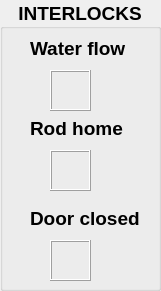
  <widget class="QGroupBox" name="groupInterlocks">
   <property name="geometry">
    <rect>
     <x>1090</x>
     <y>280</y>
     <width>161</width>
     <height>291</height>
    </rect>
   </property>
   <property name="font">
    <font>
     <pointsize>14</pointsize>
     <weight>75</weight>
     <bold>true</bold>
    </font>
   </property>
   <property name="toolTip">
    <string notr="true"/>
   </property>
   <property name="styleSheet">
    <string notr="true">QGroupBox#groupInterlocks QFrame[indicator=&quot;true&quot;][indState=&quot;off&quot;] {
    background: #700; border: 2px solid #800; border-radius: 20px;
}
QGroupBox#groupInterlocks QFrame[indicator=&quot;true&quot;][indState=&quot;on&quot;] {
    background: #0a0; border: 2px solid #2c2; border-radius: 20px;
}
QGroupBox#groupInterlocks QFrame[indicator=&quot;true&quot;][indState=&quot;na&quot;] {
    background: #555; border: 2px solid #333; border-radius:20px;
}</string>
   </property>
   <property name="title">
    <string>INTERLOCKS</string>
   </property>
   <property name="alignment">
    <set>Qt::AlignCenter</set>
   </property>
   <widget class="QLabel" name="label_2">
    <property name="geometry">
     <rect>
      <x>30</x>
      <y>40</y>
      <width>111</width>
      <height>16</height>
     </rect>
    </property>
    <property name="font">
     <font>
      <pointsize>14</pointsize>
     </font>
    </property>
    <property name="midLineWidth">
     <number>4</number>
    </property>
    <property name="text">
     <string>Water flow</string>
    </property>
   </widget>
   <widget class="QFrame" name="indWater">
    <property name="geometry">
     <rect>
      <x>50</x>
      <y>70</y>
      <width>41</width>
      <height>41</height>
     </rect>
    </property>
    <property name="sizePolicy">
     <sizepolicy hsizetype="Preferred" vsizetype="Ignored">
      <horstretch>0</horstretch>
      <verstretch>0</verstretch>
     </sizepolicy>
    </property>
    <property name="palette">
     <palette>
      <active>
       <colorrole role="WindowText">
        <brush brushstyle="SolidPattern">
         <color alpha="255">
          <red>224</red>
          <green>224</green>
          <blue>224</blue>
         </color>
        </brush>
       </colorrole>
       <colorrole role="Button">
        <brush brushstyle="SolidPattern">
         <color alpha="255">
          <red>0</red>
          <green>170</green>
          <blue>0</blue>
         </color>
        </brush>
       </colorrole>
       <colorrole role="Text">
        <brush brushstyle="SolidPattern">
         <color alpha="255">
          <red>224</red>
          <green>224</green>
          <blue>224</blue>
         </color>
        </brush>
       </colorrole>
       <colorrole role="ButtonText">
        <brush brushstyle="SolidPattern">
         <color alpha="255">
          <red>224</red>
          <green>224</green>
          <blue>224</blue>
         </color>
        </brush>
       </colorrole>
       <colorrole role="Base">
        <brush brushstyle="SolidPattern">
         <color alpha="255">
          <red>0</red>
          <green>170</green>
          <blue>0</blue>
         </color>
        </brush>
       </colorrole>
       <colorrole role="Window">
        <brush brushstyle="SolidPattern">
         <color alpha="255">
          <red>0</red>
          <green>170</green>
          <blue>0</blue>
         </color>
        </brush>
       </colorrole>
      </active>
      <inactive>
       <colorrole role="WindowText">
        <brush brushstyle="SolidPattern">
         <color alpha="255">
          <red>224</red>
          <green>224</green>
          <blue>224</blue>
         </color>
        </brush>
       </colorrole>
       <colorrole role="Button">
        <brush brushstyle="SolidPattern">
         <color alpha="255">
          <red>0</red>
          <green>170</green>
          <blue>0</blue>
         </color>
        </brush>
       </colorrole>
       <colorrole role="Text">
        <brush brushstyle="SolidPattern">
         <color alpha="255">
          <red>224</red>
          <green>224</green>
          <blue>224</blue>
         </color>
        </brush>
       </colorrole>
       <colorrole role="ButtonText">
        <brush brushstyle="SolidPattern">
         <color alpha="255">
          <red>224</red>
          <green>224</green>
          <blue>224</blue>
         </color>
        </brush>
       </colorrole>
       <colorrole role="Base">
        <brush brushstyle="SolidPattern">
         <color alpha="255">
          <red>0</red>
          <green>170</green>
          <blue>0</blue>
         </color>
        </brush>
       </colorrole>
       <colorrole role="Window">
        <brush brushstyle="SolidPattern">
         <color alpha="255">
          <red>0</red>
          <green>170</green>
          <blue>0</blue>
         </color>
        </brush>
       </colorrole>
      </inactive>
      <disabled>
       <colorrole role="WindowText">
        <brush brushstyle="SolidPattern">
         <color alpha="255">
          <red>224</red>
          <green>224</green>
          <blue>224</blue>
         </color>
        </brush>
       </colorrole>
       <colorrole role="Button">
        <brush brushstyle="SolidPattern">
         <color alpha="255">
          <red>0</red>
          <green>170</green>
          <blue>0</blue>
         </color>
        </brush>
       </colorrole>
       <colorrole role="Text">
        <brush brushstyle="SolidPattern">
         <color alpha="255">
          <red>224</red>
          <green>224</green>
          <blue>224</blue>
         </color>
        </brush>
       </colorrole>
       <colorrole role="ButtonText">
        <brush brushstyle="SolidPattern">
         <color alpha="255">
          <red>224</red>
          <green>224</green>
          <blue>224</blue>
         </color>
        </brush>
       </colorrole>
       <colorrole role="Base">
        <brush brushstyle="SolidPattern">
         <color alpha="255">
          <red>0</red>
          <green>170</green>
          <blue>0</blue>
         </color>
        </brush>
       </colorrole>
       <colorrole role="Window">
        <brush brushstyle="SolidPattern">
         <color alpha="255">
          <red>0</red>
          <green>170</green>
          <blue>0</blue>
         </color>
        </brush>
       </colorrole>
      </disabled>
     </palette>
    </property>
    <property name="layoutDirection">
     <enum>Qt::LeftToRight</enum>
    </property>
    <property name="autoFillBackground">
     <bool>false</bool>
    </property>
    <property name="styleSheet">
     <string notr="true"/>
    </property>
    <property name="frameShape">
     <enum>QFrame::Box</enum>
    </property>
    <property name="frameShadow">
     <enum>QFrame::Raised</enum>
    </property>
    <property name="indicator" stdset="0">
     <bool>true</bool>
    </property>
    <property name="indState" stdset="0">
     <string>on</string>
    </property>
   </widget>
   <widget class="QFrame" name="indRod">
    <property name="geometry">
     <rect>
      <x>50</x>
      <y>150</y>
      <width>41</width>
      <height>41</height>
     </rect>
    </property>
    <property name="sizePolicy">
     <sizepolicy hsizetype="Preferred" vsizetype="Ignored">
      <horstretch>0</horstretch>
      <verstretch>0</verstretch>
     </sizepolicy>
    </property>
    <property name="palette">
     <palette>
      <active>
       <colorrole role="WindowText">
        <brush brushstyle="SolidPattern">
         <color alpha="255">
          <red>224</red>
          <green>224</green>
          <blue>224</blue>
         </color>
        </brush>
       </colorrole>
       <colorrole role="Button">
        <brush brushstyle="SolidPattern">
         <color alpha="255">
          <red>85</red>
          <green>85</green>
          <blue>85</blue>
         </color>
        </brush>
       </colorrole>
       <colorrole role="Text">
        <brush brushstyle="SolidPattern">
         <color alpha="255">
          <red>224</red>
          <green>224</green>
          <blue>224</blue>
         </color>
        </brush>
       </colorrole>
       <colorrole role="ButtonText">
        <brush brushstyle="SolidPattern">
         <color alpha="255">
          <red>224</red>
          <green>224</green>
          <blue>224</blue>
         </color>
        </brush>
       </colorrole>
       <colorrole role="Base">
        <brush brushstyle="SolidPattern">
         <color alpha="255">
          <red>85</red>
          <green>85</green>
          <blue>85</blue>
         </color>
        </brush>
       </colorrole>
       <colorrole role="Window">
        <brush brushstyle="SolidPattern">
         <color alpha="255">
          <red>85</red>
          <green>85</green>
          <blue>85</blue>
         </color>
        </brush>
       </colorrole>
      </active>
      <inactive>
       <colorrole role="WindowText">
        <brush brushstyle="SolidPattern">
         <color alpha="255">
          <red>224</red>
          <green>224</green>
          <blue>224</blue>
         </color>
        </brush>
       </colorrole>
       <colorrole role="Button">
        <brush brushstyle="SolidPattern">
         <color alpha="255">
          <red>85</red>
          <green>85</green>
          <blue>85</blue>
         </color>
        </brush>
       </colorrole>
       <colorrole role="Text">
        <brush brushstyle="SolidPattern">
         <color alpha="255">
          <red>224</red>
          <green>224</green>
          <blue>224</blue>
         </color>
        </brush>
       </colorrole>
       <colorrole role="ButtonText">
        <brush brushstyle="SolidPattern">
         <color alpha="255">
          <red>224</red>
          <green>224</green>
          <blue>224</blue>
         </color>
        </brush>
       </colorrole>
       <colorrole role="Base">
        <brush brushstyle="SolidPattern">
         <color alpha="255">
          <red>85</red>
          <green>85</green>
          <blue>85</blue>
         </color>
        </brush>
       </colorrole>
       <colorrole role="Window">
        <brush brushstyle="SolidPattern">
         <color alpha="255">
          <red>85</red>
          <green>85</green>
          <blue>85</blue>
         </color>
        </brush>
       </colorrole>
      </inactive>
      <disabled>
       <colorrole role="WindowText">
        <brush brushstyle="SolidPattern">
         <color alpha="255">
          <red>224</red>
          <green>224</green>
          <blue>224</blue>
         </color>
        </brush>
       </colorrole>
       <colorrole role="Button">
        <brush brushstyle="SolidPattern">
         <color alpha="255">
          <red>85</red>
          <green>85</green>
          <blue>85</blue>
         </color>
        </brush>
       </colorrole>
       <colorrole role="Text">
        <brush brushstyle="SolidPattern">
         <color alpha="255">
          <red>224</red>
          <green>224</green>
          <blue>224</blue>
         </color>
        </brush>
       </colorrole>
       <colorrole role="ButtonText">
        <brush brushstyle="SolidPattern">
         <color alpha="255">
          <red>224</red>
          <green>224</green>
          <blue>224</blue>
         </color>
        </brush>
       </colorrole>
       <colorrole role="Base">
        <brush brushstyle="SolidPattern">
         <color alpha="255">
          <red>85</red>
          <green>85</green>
          <blue>85</blue>
         </color>
        </brush>
       </colorrole>
       <colorrole role="Window">
        <brush brushstyle="SolidPattern">
         <color alpha="255">
          <red>85</red>
          <green>85</green>
          <blue>85</blue>
         </color>
        </brush>
       </colorrole>
      </disabled>
     </palette>
    </property>
    <property name="layoutDirection">
     <enum>Qt::LeftToRight</enum>
    </property>
    <property name="autoFillBackground">
     <bool>false</bool>
    </property>
    <property name="styleSheet">
     <string notr="true"/>
    </property>
    <property name="frameShape">
     <enum>QFrame::Box</enum>
    </property>
    <property name="frameShadow">
     <enum>QFrame::Raised</enum>
    </property>
    <property name="indicator" stdset="0">
     <bool>true</bool>
    </property>
    <property name="indState" stdset="0">
     <string>na</string>
    </property>
   </widget>
   <widget class="QLabel" name="label_3">
    <property name="geometry">
     <rect>
      <x>30</x>
      <y>120</y>
      <width>111</width>
      <height>16</height>
     </rect>
    </property>
    <property name="font">
     <font>
      <pointsize>14</pointsize>
     </font>
    </property>
    <property name="midLineWidth">
     <number>4</number>
    </property>
    <property name="text">
     <string>Rod home</string>
    </property>
   </widget>
   <widget class="QFrame" name="indDoor">
    <property name="geometry">
     <rect>
      <x>50</x>
      <y>240</y>
      <width>41</width>
      <height>41</height>
     </rect>
    </property>
    <property name="sizePolicy">
     <sizepolicy hsizetype="Preferred" vsizetype="Ignored">
      <horstretch>0</horstretch>
      <verstretch>0</verstretch>
     </sizepolicy>
    </property>
    <property name="palette">
     <palette>
      <active>
       <colorrole role="WindowText">
        <brush brushstyle="SolidPattern">
         <color alpha="255">
          <red>224</red>
          <green>224</green>
          <blue>224</blue>
         </color>
        </brush>
       </colorrole>
       <colorrole role="Button">
        <brush brushstyle="SolidPattern">
         <color alpha="255">
          <red>119</red>
          <green>0</green>
          <blue>0</blue>
         </color>
        </brush>
       </colorrole>
       <colorrole role="Text">
        <brush brushstyle="SolidPattern">
         <color alpha="255">
          <red>224</red>
          <green>224</green>
          <blue>224</blue>
         </color>
        </brush>
       </colorrole>
       <colorrole role="ButtonText">
        <brush brushstyle="SolidPattern">
         <color alpha="255">
          <red>224</red>
          <green>224</green>
          <blue>224</blue>
         </color>
        </brush>
       </colorrole>
       <colorrole role="Base">
        <brush brushstyle="SolidPattern">
         <color alpha="255">
          <red>119</red>
          <green>0</green>
          <blue>0</blue>
         </color>
        </brush>
       </colorrole>
       <colorrole role="Window">
        <brush brushstyle="SolidPattern">
         <color alpha="255">
          <red>119</red>
          <green>0</green>
          <blue>0</blue>
         </color>
        </brush>
       </colorrole>
      </active>
      <inactive>
       <colorrole role="WindowText">
        <brush brushstyle="SolidPattern">
         <color alpha="255">
          <red>224</red>
          <green>224</green>
          <blue>224</blue>
         </color>
        </brush>
       </colorrole>
       <colorrole role="Button">
        <brush brushstyle="SolidPattern">
         <color alpha="255">
          <red>119</red>
          <green>0</green>
          <blue>0</blue>
         </color>
        </brush>
       </colorrole>
       <colorrole role="Text">
        <brush brushstyle="SolidPattern">
         <color alpha="255">
          <red>224</red>
          <green>224</green>
          <blue>224</blue>
         </color>
        </brush>
       </colorrole>
       <colorrole role="ButtonText">
        <brush brushstyle="SolidPattern">
         <color alpha="255">
          <red>224</red>
          <green>224</green>
          <blue>224</blue>
         </color>
        </brush>
       </colorrole>
       <colorrole role="Base">
        <brush brushstyle="SolidPattern">
         <color alpha="255">
          <red>119</red>
          <green>0</green>
          <blue>0</blue>
         </color>
        </brush>
       </colorrole>
       <colorrole role="Window">
        <brush brushstyle="SolidPattern">
         <color alpha="255">
          <red>119</red>
          <green>0</green>
          <blue>0</blue>
         </color>
        </brush>
       </colorrole>
      </inactive>
      <disabled>
       <colorrole role="WindowText">
        <brush brushstyle="SolidPattern">
         <color alpha="255">
          <red>224</red>
          <green>224</green>
          <blue>224</blue>
         </color>
        </brush>
       </colorrole>
       <colorrole role="Button">
        <brush brushstyle="SolidPattern">
         <color alpha="255">
          <red>119</red>
          <green>0</green>
          <blue>0</blue>
         </color>
        </brush>
       </colorrole>
       <colorrole role="Text">
        <brush brushstyle="SolidPattern">
         <color alpha="255">
          <red>224</red>
          <green>224</green>
          <blue>224</blue>
         </color>
        </brush>
       </colorrole>
       <colorrole role="ButtonText">
        <brush brushstyle="SolidPattern">
         <color alpha="255">
          <red>224</red>
          <green>224</green>
          <blue>224</blue>
         </color>
        </brush>
       </colorrole>
       <colorrole role="Base">
        <brush brushstyle="SolidPattern">
         <color alpha="255">
          <red>119</red>
          <green>0</green>
          <blue>0</blue>
         </color>
        </brush>
       </colorrole>
       <colorrole role="Window">
        <brush brushstyle="SolidPattern">
         <color alpha="255">
          <red>119</red>
          <green>0</green>
          <blue>0</blue>
         </color>
        </brush>
       </colorrole>
      </disabled>
     </palette>
    </property>
    <property name="layoutDirection">
     <enum>Qt::LeftToRight</enum>
    </property>
    <property name="autoFillBackground">
     <bool>false</bool>
    </property>
    <property name="styleSheet">
     <string notr="true"/>
    </property>
    <property name="frameShape">
     <enum>QFrame::Box</enum>
    </property>
    <property name="frameShadow">
     <enum>QFrame::Raised</enum>
    </property>
    <property name="indicator" stdset="0">
     <bool>true</bool>
    </property>
    <property name="indState" stdset="0">
     <string>off</string>
    </property>
   </widget>
   <widget class="QLabel" name="label_4">
    <property name="geometry">
     <rect>
      <x>30</x>
      <y>210</y>
      <width>111</width>
      <height>16</height>
     </rect>
    </property>
    <property name="font">
     <font>
      <pointsize>14</pointsize>
     </font>
    </property>
    <property name="midLineWidth">
     <number>4</number>
    </property>
    <property name="text">
     <string>Door closed</string>
    </property>
   </widget>
  </widget>
